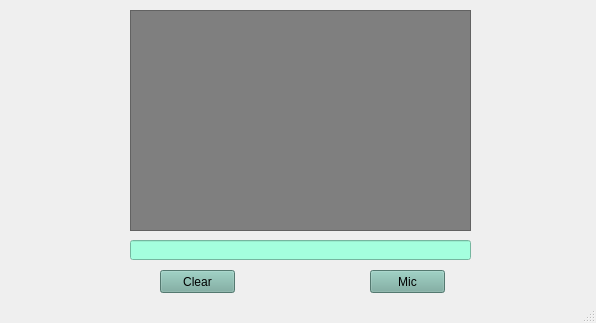
<?xml version="1.0" encoding="UTF-8"?>
<ui version="4.0">
 <class>MainWindow</class>
 <widget class="QMainWindow" name="MainWindow">
  <property name="geometry">
   <rect>
    <x>0</x>
    <y>0</y>
    <width>596</width>
    <height>323</height>
   </rect>
  </property>
  <property name="windowTitle">
   <string>MainWindow</string>
  </property>
  <widget class="QWidget" name="centralwidget">
   <widget class="QTextBrowser" name="textBrowser">
    <property name="geometry">
     <rect>
      <x>130</x>
      <y>10</y>
      <width>341</width>
      <height>221</height>
     </rect>
    </property>
    <property name="styleSheet">
     <string notr="true">background-color: rgb(127, 127, 127);</string>
    </property>
   </widget>
   <widget class="QLineEdit" name="lineEdit">
    <property name="geometry">
     <rect>
      <x>130</x>
      <y>240</y>
      <width>341</width>
      <height>20</height>
     </rect>
    </property>
    <property name="styleSheet">
     <string notr="true">background-color: rgb(164, 255, 222);</string>
    </property>
   </widget>
   <widget class="QPushButton" name="pushButton">
    <property name="geometry">
     <rect>
      <x>370</x>
      <y>270</y>
      <width>75</width>
      <height>23</height>
     </rect>
    </property>
    <property name="styleSheet">
     <string notr="true">background-color: rgb(117, 170, 157);</string>
    </property>
    <property name="text">
     <string>Mic</string>
    </property>
   </widget>
   <widget class="QPushButton" name="pushButton_2">
    <property name="geometry">
     <rect>
      <x>160</x>
      <y>270</y>
      <width>75</width>
      <height>23</height>
     </rect>
    </property>
    <property name="styleSheet">
     <string notr="true">background-color: rgb(117, 170, 157);</string>
    </property>
    <property name="text">
     <string>Clear</string>
    </property>
   </widget>
  </widget>
  <widget class="QStatusBar" name="statusbar"/>
 </widget>
 <resources/>
 <connections/>
</ui>
